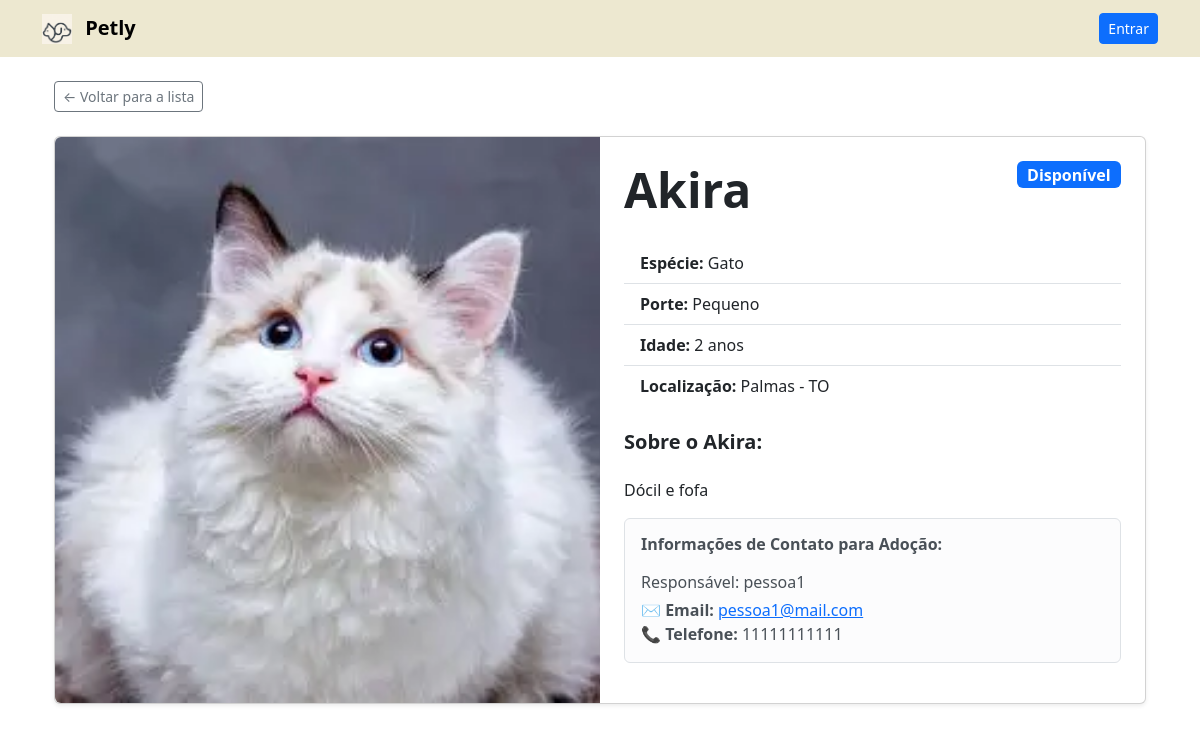
The app's page /pets/1/ with its own data.
### pets/models.py (models this page shows, shortened)
class Pet(models.Model):
    ESPECIE_CHOICES = [
        ('cachorro', 'Cachorro'),
        ('gato', 'Gato'),
        ('outro', 'Outro'),
    ]
    PORTE_CHOICES = [
        ('pequeno', 'Pequeno'),
        ('medio', 'Médio'),
        ('grande', 'Grande'),
    ]
    usuario = models.ForeignKey(User, on_delete=models.CASCADE)
    nome = models.CharField(max_length=100)
    especie = models.CharField(max_length=20, choices=ESPECIE_CHOICES)
    porte = models.CharField(max_length=20, choices=PORTE_CHOICES)
    idade = models.IntegerField()
    descricao = models.TextField(blank=True, null=True) # blank=True permite o campo ficar vazio no formulário
    foto = models.ImageField(upload_to='pets_fotos/', blank=True, null=True)
    adotado = models.BooleanField(default=False)

### usuarios/models.py (models this page shows, shortened)
class Perfil(models.Model):
    usuario = models.OneToOneField(User, on_delete=models.CASCADE)
    telefone = models.CharField(max_length=20)
    cep = models.CharField(max_length=9, blank=True)
    cidade = models.CharField(max_length=100, blank=True)
    bairro = models.CharField(max_length=100, blank=True)
    uf = models.CharField(max_length=2, blank=True)

### pets/views.py (the view)
# urls.py: path('<int:pk>/', DetalhesPet.as_view(), name='detalhes_pet'),
class DetalhesPet(DetailView):
    model = Pet
    template_name = 'detalhes_pet.html'
    context_object_name = 'pet'

### templates/detalhes_pet.html (shortened to what this page needs)
{% extends 'base.html' %}
{% block content %}
<div class="container mt-4">
    <a href="{% url 'listar_pets' %}" class="btn btn-outline-secondary btn-sm mb-4">
        ← Voltar para a lista
    </a>
    <div class="card shadow-sm">
        <div class="row g-0">
            <div class="col-md-6">
                {% if pet.foto %}
                    <img src="{{ pet.foto.url }}" class="img-fluid rounded-start h-100" alt="{{ pet.nome }}" style="object-fit: cover; min-height: 400px; width: 100%;">
                {% else %}
                    <div class="bg-secondary text-white d-flex align-items-center justify-content-center h-100" style="min-height: 400px;">
                        <span class="fs-3">Sem Foto 📷</span>
                    </div>
                {% endif %}
            </div>
            <div class="col-md-6">
                <div class="card-body p-4">
                    <div class="d-flex justify-content-between align-items-start mb-3">
                        <h1 class="card-title fw-bold display-5">{{ pet.nome }}</h1>
                        {% if pet.adotado %}
                            <span class="badge bg-success fs-6">Adotado</span>
                        {% else %}
                            <span class="badge bg-primary fs-6">Disponível</span>
                        {% endif %}
                    </div>
                    <ul class="list-group list-group-flush mb-4">
                        <li class="list-group-item"><strong>Espécie:</strong> {{ pet.especie|title }}</li>
                        <li class="list-group-item"><strong>Porte:</strong> {{ pet.porte|title }}</li>
                        <li class="list-group-item"><strong>Idade:</strong> {{ pet.idade }} anos</li>
                    {% if pet.usuario.perfil.cidade %}
                        <li class="list-group-item">
                            <strong>Localização:</strong>
                            {{ pet.usuario.perfil.cidade }} - {{ pet.usuario.perfil.uf }}
                        </li>
                    {% endif %}
                    </ul>
                    <h5 class="fw-bold">Sobre o {{ pet.nome }}:</h5>
                    <p class="card-text text-muted mb-4">
                        {{ pet.descricao|linebreaks }}
                    </p>
<div class="alert alert-light border p-3">
                        <h6 class="fw-bold mb-3">Informações de Contato para Adoção:</h6>
                        <p class="mb-1">
                            Responsável: {{ pet.usuario.username }}
                        </p>
                        <ul class="list-unstyled mb-0">
                            <li>
                                <strong>✉️ Email:</strong> <a href="mailto:{{ pet.usuario.email }}">{{ pet.usuario.email }}</a>
                            </li>
                            {% if pet.usuario.perfil.telefone %}
                            <li>
                                <strong>📞 Telefone:</strong> {{ pet.usuario.perfil.telefone }}
                            </li>
                            {% endif %}
                        </ul>
                    </div>
                </div>
            </div>
        </div>
    </div>
</div>
{% endblock %}

### records on screen
Pet: foto (picture), nome "Akira", especie "Gato", porte "Pequeno", idade "2", usuario.perfil.cidade "Palmas", usuario.perfil.uf "TO", descricao "Dócil e fofa", usuario.username "pessoa1", usuario.email "pessoa1@mail.com", usuario.perfil.telefone "11111111111"
